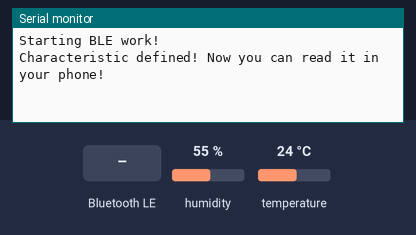
A sketch run on a simulated ESP32. Parts: the last lines printed to the serial monitor. The inputs (shaded band) are chosen by the test bench; at power-on: humidity 55 %, temperature 24 °C. Nothing arrives over Bluetooth unless stated; a phone connects over Bluetooth LE 3 s after start.

Above: at 1.2 s.
1.3 s: Bluetooth LE write "temp" received
At 1.7 s:
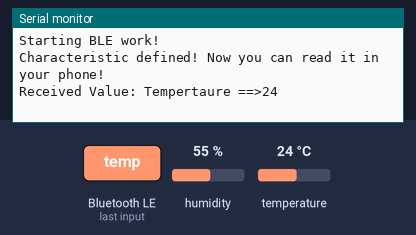
2.8 s: Bluetooth LE write "humid" received
At 4.0 s:
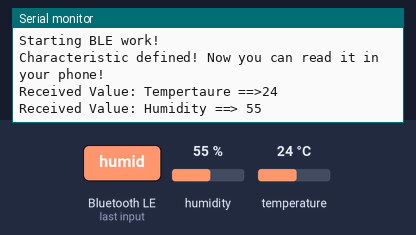
4.3 s: Bluetooth LE write "1" received
At 5.2 s:
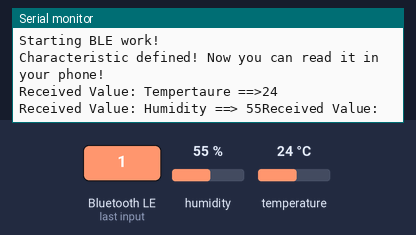

Measured:
- after the input at 1.3 s, the serial monitor: prints a new line at once (image 1)
- after the input at 2.8 s, the serial monitor: prints a new line at once (image 2)
- after the input at 4.3 s, the serial monitor: prints a new line at once (image 3)

The sketch:

BLE_Write_temp_humidity.ino
```cpp
#include "DHT.h"
#include <stdlib.h>
#include <string.h>
 #include <Adafruit_Sensor.h>

#include <BLEDevice.h>
#include <BLEUtils.h>
#include <BLEServer.h>


#define DHTTYPE DHT22
const int DHTPin = 13;
DHT dht(DHTPin, DHTTYPE);
char inputBuffer[10];
char tx[10];
int h, t;
#define SERVICE_UUID "df620f6f-8907-47b1-aa61-1e81d2db5f6f"
#define CHARACTERISTIC_UUID "beb5483e-36e1-4688-b7f5-ea07361b26a8"


class MyCallbacks : public BLECharacteristicCallbacks {
  void onWrite(BLECharacteristic *pCharacteristic) {
    std::string rxValue = pCharacteristic->getValue();
    if (rxValue.length() > 0) {

      Serial.print("Received Value: ");
      for (int i = 0; i < rxValue.length(); i++) {
        inputBuffer[i]=rxValue[i];
      }
      if (strcmp(inputBuffer,"temp") == 0) {
        t = dht.readTemperature();
        Serial.print("Tempertaure ==>");
        Serial.println(t);
        pCharacteristic->notify(itoa(t,tx,10));

      }
      else if (strcmp(inputBuffer, "humid") == 0) {
        h = dht.readHumidity();
        Serial.print("Humidity ==> ");
        Serial.print(h);
        pCharacteristic->notify(itoa(h,tx,10));
      }
    }
  }
};


void setup() {
  Serial.begin(115200);
  Serial.println("Starting BLE work!");
  dht.begin();
  BLEDevice::init("Harsh");
  BLEServer *pServer = BLEDevice::createServer();
  BLEService *pService = pServer->createService(SERVICE_UUID);
  BLECharacteristic *pCharacteristic = pService->createCharacteristic(
    CHARACTERISTIC_UUID,
    BLECharacteristic::PROPERTY_READ | BLECharacteristic::PROPERTY_WRITE);

  // setCallbacks is an API used to create class object MyCallbacks()
  pCharacteristic->setCallbacks(new MyCallbacks());
  pCharacteristic->setValue("Hello says => Harsh, Vijay, Dipesh, Romana");
  pService->start();
  BLEAdvertising *pAdvertising = pServer->getAdvertising();
  pAdvertising->start();
  Serial.println("Characteristic defined! Now you can read it in your phone!");
  // put your setup code here, to run once:
}

void loop() {
  // put your main code here, to run repeatedly:
  delay(2000);
}
```
